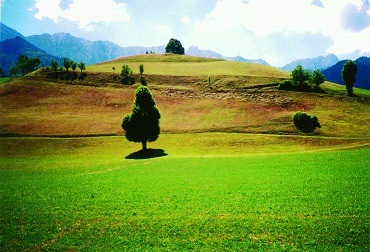
#> input picture A4-Texture_Synthesis/livada.png, 370 x 252 px, found by its file name
$ python Holefill.py   (Python 2 division)
#> lines starting #> are read from the running program, lines starting #| are printed output that depends on the picture
from PIL import Image, ImageDraw
from sys import exit
import numpy as np
import random
import os.path
import pickle
import matplotlib.pyplot as plt
import matplotlib.cm as cm

##############################################################################
#                        Functions for you to complete                       #
##############################################################################

# [66 lines left out: functions ComputeSSD, CopyPatch, not called in this run]

##############################################################################
#                            Some helper functions                           #
##############################################################################

def DrawBox(im,x1,y1,x2,y2):
	draw = ImageDraw.Draw(im)
	draw.line((x1,y1,x1,y2),fill="white",width=1)
	draw.line((x1,y1,x2,y1),fill="white",width=1)
	draw.line((x2,y2,x1,y2),fill="white",width=1)
	draw.line((x2,y2,x2,y1),fill="white",width=1)
	del draw
	return im

# [12 lines left out: function Find_Edge, not called in this run]

##############################################################################
#                           Main script starts here                          #
##############################################################################

#
# Constants
#

# Change patchL to change the patch size used (patch size is 2 *patchL + 1)
patchL = 10
patchSize = 2*patchL+1

# Standard deviation for random patch selection
randomPatchSD = 1

# Display results interactively
showResults = True

#
# Read input image
#

im = Image.open('C:/.../livada.png').convert('RGB')
im_array = np.asarray(im, dtype=np.uint8)
imRows, imCols, imBands = np.shape(im_array)
#> imRows = 252; imCols = 370; imBands = 3

#
# Define hole and texture regions.  This will use files fill_region.pkl and
#   texture_region.pkl, if both exist, otherwise user has to select the regions.
if os.path.isfile('fill_region.pkl') and os.path.isfile('texture_region.pkl'):
	fill_region_file = open('fill_region.pkl', 'rb')
#> (reads A4-Texture_Synthesis/fill_region.pkl from the repository)
	fillRegion = pickle.load( fill_region_file )
	fill_region_file.close()

	texture_region_file = open('texture_region.pkl', 'rb')
#> (reads A4-Texture_Synthesis/texture_region.pkl from the repository)
	textureRegion = pickle.load( texture_region_file )
	texture_region_file.close()
else:
	# ask the user to define the regions
	print "Specify the fill and texture regions using polyselect.py"
	exit()

#
# Get coordinates for hole and texture regions
#

fill_indices = fillRegion.nonzero()
nFill = len(fill_indices[0])                # number of pixels to be filled
iFillMax = max(fill_indices[0])
iFillMin = min(fill_indices[0])
jFillMax = max(fill_indices[1])
jFillMin = min(fill_indices[1])
assert((iFillMin >= patchL) and
		(iFillMax < imRows - patchL) and
		(jFillMin >= patchL) and
		(jFillMax < imCols - patchL)) , "Hole is too close to edge of image for this patch size"

texture_indices = textureRegion.nonzero()
iTextureMax = max(texture_indices[0])
iTextureMin = min(texture_indices[0])
jTextureMax = max(texture_indices[1])
jTextureMin = min(texture_indices[1])
textureIm   = im_array[iTextureMin:iTextureMax+1, jTextureMin:jTextureMax+1, :]
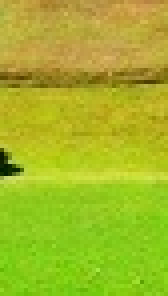
#> textureIm: shape (74, 42, 3) (shown 4 times larger); mean R, G, B 164.3, 183.6, 37.7
texImRows, texImCols, texImBands = np.shape(textureIm)
#> texImRows = 74; texImCols = 42; texImBands = 3
assert((texImRows > patchSize) and
		(texImCols > patchSize)) , "Texture image is smaller than patch size"

#
# Initialize imHole for texture synthesis (i.e., set fill pixels to 0)
#

imHole = im_array.copy()
imHole[fill_indices] = 0
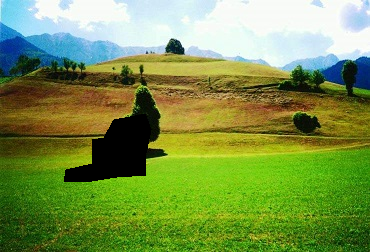
#> imHole: shape (252, 370, 3); mean R, G, B 121.4, 146.9, 75.7

#
# Is the user happy with fillRegion and textureIm?
#
if showResults == True:
	# original
	arr = np.asarray(im)
        plt.imshow(arr, cmap = cm.Greys_r)
        plt.show()
	# convert to a PIL image, show fillRegion and draw a box around textureIm
	im1 = Image.fromarray(imHole).convert('RGB')
	im1 = DrawBox(im1,jTextureMin,iTextureMin,jTextureMax,iTextureMax)
	arr = np.asarray(im1)
        plt.imshow(arr, cmap = cm.Greys_r)
        plt.show()
	print "Are you happy with this choice of fillRegion and textureIm?"
	Yes_or_No = False
	while not Yes_or_No:
#> (the run stopped early here; a loop or call above may not have finished)
